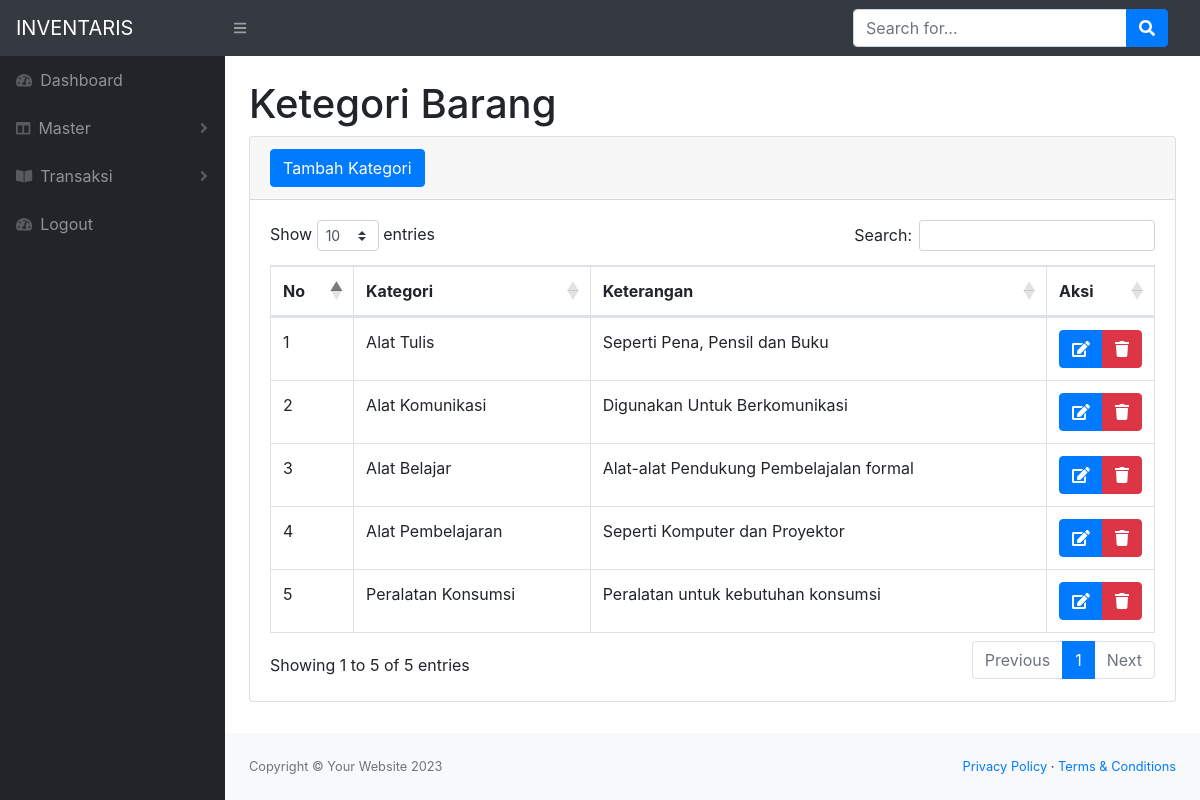
The page /kategori.php on the database its author committed.
### tables this page shows
CREATE TABLE `tb_kategori` (
  `id_kategori` int(11) NOT NULL,
  `nama_kategori` varchar(100) NOT NULL,
  `keterangan` varchar(100) NOT NULL,
  `id_stok` int(11) NOT NULL
);

### kategori.php (the view, shortened to what this page needs)
<?php
require 'function.php';
?>
<!DOCTYPE html>
<html lang="en">
    <head>
        <link href="css/styles.css" rel="stylesheet" />
        <link href="https://cdn.datatables.net/1.10.20/css/dataTables.bootstrap4.min.css" rel="stylesheet" />
    </head>
    <body class="sb-nav-fixed">
        <nav class="sb-topnav navbar navbar-expand navbar-dark bg-dark">
            <a class="navbar-brand" href="index.html">INVENTARIS</a>
            <button class="btn btn-link btn-sm order-1 order-lg-0" id="sidebarToggle" href="#"><i class="fas fa-bars"></i></button>
            <form class="d-none d-md-inline-block form-inline ml-auto mr-0 mr-md-3 my-2 my-md-0">
                <div class="input-group">
                    <input class="form-control" type="text" placeholder="Search for..." aria-label="Search" aria-describedby="basic-addon2" />
                    <div class="input-group-append">
                        <button class="btn btn-primary" type="button"><i class="fas fa-search"></i></button>
                    </div>
                </div>
            </form>
        </nav>
        <div id="layoutSidenav">
            <div id="layoutSidenav_nav">
                <nav class="sb-sidenav accordion sb-sidenav-dark" id="sidenavAccordion">
                    <div class="sb-sidenav-menu">
                        <div class="nav">
                            <a class="nav-link" href="index.php">
                                <div class="sb-nav-link-icon"><i class="fas fa-tachometer-alt"></i></div>
                                Dashboard
                            </a>
                            <a class="nav-link collapsed" href="#" data-toggle="collapse" data-target="#collapseLayouts" aria-expanded="false" aria-controls="collapseLayouts">
                                <div class="sb-nav-link-icon"><i class="fas fa-columns"></i></div>
                                Master
                                <div class="sb-sidenav-collapse-arrow"><i class="fas fa-angle-down"></i></div>
                            </a>
                            <a class="nav-link collapsed" href="#" data-toggle="collapse" data-target="#collapsePages" aria-expanded="false" aria-controls="collapsePages">
                                <div class="sb-nav-link-icon"><i class="fas fa-book-open"></i></div>
                                Transaksi
                                <div class="sb-sidenav-collapse-arrow"><i class="fas fa-angle-down"></i></div>
                            </a>
                            <a class="nav-link" href="login.php">
                                <div class="sb-nav-link-icon"><i class="fas fa-tachometer-alt"></i></div>
                                Logout
                            </a>
                        </div>
                </nav>
            </div>
            <div id="layoutSidenav_content">
                <main>
                    <div class="container-fluid">
                        <h1 class="mt-4">Ketegori Barang</h1>
                        <div class="card mb-4">
                            <div class="card-header">
                                <button type="button" class="btn btn-primary" data-toggle="modal" data-target="#myModal">
                                    Tambah Kategori
                                </button>
                            </div>
                            <div class="card-body">
                                <div class="table-responsive">
                                    <table class="table table-bordered" id="dataTable" width="100%" cellspacing="0">
                                        <thead>
                                            <tr>
                                                <th>No</th>
                                                <th>Kategori</th>
                                                <th>Keterangan</th>
                                                <th>Aksi</th>
                                            </tr>
                                        </thead>
                                        <tbody>
                                            <?php
                                                $i = 1;
                                                $showdataKategori = mysqli_query($conn, "SELECT * FROM tb_kategori");
                                                while($data = mysqli_fetch_array($showdataKategori)){
                                            ?>
                                            <tr>
                                                <td><?=$i++;?></td>
                                                <td><?=$data['nama_kategori'];?></td>
                                                <td><?=$data['keterangan'];?></td>
                                                <td>
                                                    <div class="btn-group" role="group" aria-label="Tombol Edit dan Delete" >
                                                        <button type="button" class="btn btn-primary" data-toggle="modal" data-target="#edit<?=$data['id_kategori'];?>">
                                                            <i class="fas fa-edit"></i>
                                                        </button>
                                                        <button type="button" class="btn btn-danger" data-toggle="modal" data-target="#delete<?=$data['id_kategori'];?>">
                                                            <i class="fas fa-trash"></i>
                                                        </button>
                                                    </div>
                                                </td>
                                            </tr>
                                            <?php
                                                }
                                            ?>
                                        </tbody>
                                    </table>
                                </div>
                            </div>
                        </div>
                    </div>
                </main>
                <footer class="py-4 bg-light mt-auto">
                    <div class="container-fluid">
                        <div class="d-flex align-items-center justify-content-between small">
                            <div class="text-muted">Copyright &copy; Your Website 2023</div>
                            <div>
                                <a href="#">Privacy Policy</a>
                                &middot;
                                <a href="#">Terms &amp; Conditions</a>
                            </div>
                        </div>
                    </div>
                </footer>
            </div>
        </div>
    </body>
</html>

### rows shown on the page
tb_kategori: nama_kategori "Alat Tulis", keterangan "Seperti Pena, Pensil dan Buku"
tb_kategori: nama_kategori "Alat Komunikasi", keterangan "Digunakan Untuk Berkomunikasi"
tb_kategori: nama_kategori "Alat Belajar", keterangan "Alat-alat Pendukung Pembelajalan formal"
tb_kategori: nama_kategori "Alat Pembelajaran", keterangan "Seperti Komputer dan Proyektor"
tb_kategori: nama_kategori "Peralatan Konsumsi", keterangan "Peralatan untuk kebutuhan konsumsi"
